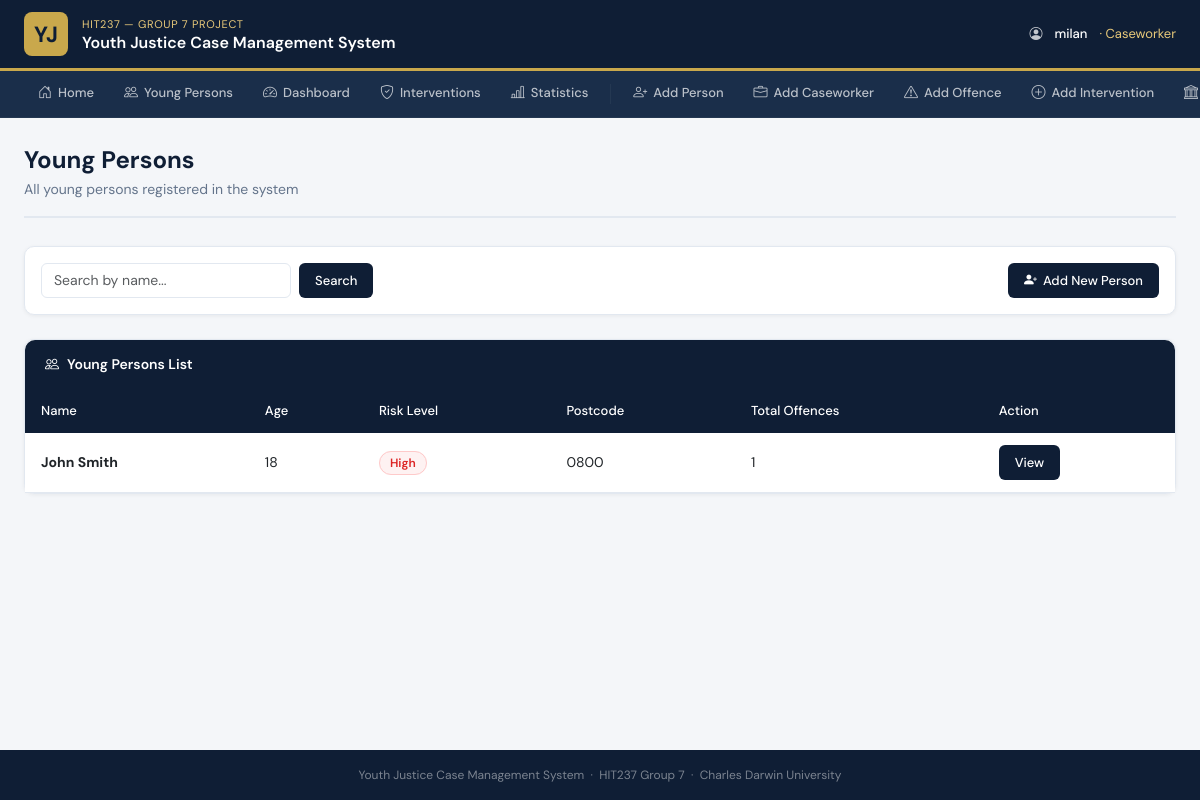
Page /youngperson/ (signed in) on the committed database.
### accounts/models.py (models this page shows, shortened)
class CustomUser(AbstractUser):
    ROLE_CHOICES = [
        ('admin', 'Admin'),
        ('caseworker', 'Caseworker'),
    ]
    role = models.CharField(
        max_length=20,
        choices=ROLE_CHOICES,
        default='caseworker'
    )

### justice/models.py (models this page shows, shortened)
class YoungPerson(models.Model):
    RISK_CHOICES = [
        ('low', 'Low'),
        ('medium', 'Medium'),
        ('high', 'High'),
    ]
    first_name = models.CharField(max_length=100)
    last_name = models.CharField(max_length=100)
    date_of_birth = models.DateField()
    gender = models.CharField(max_length=20)
    postcode = models.CharField(max_length=10)
    risk_level = models.CharField(max_length=10, choices=RISK_CHOICES)
    objects = models.Manager()
    high_risk = HighRiskManager()
    caseworkers = models.ManyToManyField(CaseWorker, blank=True)
    class Meta:
            ordering = ['last_name', 'first_name']
    @property
    def age(self):
        from datetime import date
        today = date.today()
        if isinstance(self.date_of_birth, str):
            from datetime import datetime
            dob = datetime.strptime(self.date_of_birth, '%Y-%m-%d').date()
        else:
            dob = self.date_of_birth
        return today.year - dob.year

### justice/views.py (the view)
# urls.py: path('', views.YoungPersonListView.as_view(), name='home'),
class YoungPersonListView(LoginRequiredMixin, ListView):
    model = YoungPerson
    template_name = 'justice/youngperson_list.html'
    context_object_name = 'youngpeople'
    paginate_by = 10
    ordering = ['last_name', 'first_name']  # add this line
    def get_queryset(self):
        queryset = get_all_young_persons().annotate(
            offence_count=Count('offences')
        ).order_by('last_name', 'first_name')  # add this
        if hasattr(self.request.user, 'caseworker'):
            queryset = queryset.filter(
                caseworkers=self.request.user.caseworker
            )
        search = self.request.GET.get('search')
        if search:
            queryset = queryset.filter(
                first_name__icontains=search
            ) | queryset.filter(
                last_name__icontains=search
            )
        return queryset

### justice/services.py (called while the page is built)
def get_all_young_persons():
    return YoungPerson.objects.select_related().prefetch_related(
        'offences', 'interventions', 'caseworkers'
    )

### justice/templates/justice/youngperson_list.html (shortened to what this page needs)
{% extends 'justice/base.html' %}
{% block content %}
<div class="page-header">
    <h1>Young Persons</h1>
    <p>All young persons registered in the system</p>
</div>
<div class="card mb-4">
    <div class="card-body p-3 d-flex justify-content-between align-items-center flex-wrap gap-2">
        <form method="get" class="d-flex gap-2">
            <input type="text" name="search" placeholder="Search by name..."
                   value="{{ request.GET.search }}" class="form-control" style="width:250px">
            <button type="submit" class="btn-gov">Search</button>
        </form>
        <a href="{% url 'justice:youngperson-create' %}" class="btn-gov">
            <i class="bi bi-person-plus-fill"></i> Add New Person
        </a>
    </div>
</div>
<div class="card">
    <div class="card-header-navy">
        <i class="bi bi-people"></i> Young Persons List
    </div>
    <div class="table-responsive">
        <table class="table mb-0">
            <thead>
                <tr>
                    <th>Name</th>
                    <th>Age</th>
                    <th>Risk Level</th>
                    <th>Postcode</th>
                    <th>Total Offences</th>
                    <th>Action</th>
                </tr>
            </thead>
            <tbody>
                {% for person in youngpeople %}
                <tr>
                    <td><strong>{{ person.first_name }} {{ person.last_name }}</strong></td>
                    <td>{{ person.age }}</td>
                    <td>
                        {% if person.risk_level == 'high' %}
                            <span class="badge-high-risk">High</span>
                        {% elif person.risk_level == 'medium' %}
                            <span style="background:#fff3cd; color:#856404; border:1px solid #ffc107; border-radius:20px; padding:3px 10px; font-size:12px; font-weight:600;">Medium</span>
                        {% else %}
                            <span class="badge-active">Low</span>
                        {% endif %}
                    </td>
                    <td>{{ person.postcode }}</td>
                    <td>{{ person.offence_count }}</td>
                    <td><a href="{% url 'justice:youngperson-detail' person.pk %}" class="btn-gov">View</a></td>
                </tr>
                {% empty %}
                <tr>
                    <td colspan="6" style="text-align:center; color:var(--text-muted); padding:32px">
                        No young persons found.
                    </td>
                </tr>
                {% endfor %}
            </tbody>
        </table>
    </div>
</div>
<br><br><br>
{% endblock %}

### justice/templates/justice/base.html (shortened to what this page needs)
<!DOCTYPE html>
<html lang="en">
<head>
    <link href="https://cdn.jsdelivr.net/npm/bootstrap@5.3.0/dist/css/bootstrap.min.css" rel="stylesheet">
    <link href="https://cdn.jsdelivr.net/npm/bootstrap-icons@1.11.0/font/bootstrap-icons.css" rel="stylesheet">
</head>
<body>
<div class="gov-banner">
    <div class="gov-banner-inner">
        <a href="{% url 'justice:home' %}" class="gov-logo">
            <div class="gov-logo-badge">YJ</div>
            <div class="gov-logo-text">
                <div class="dept">HIT237 — Group 7 Project</div>
                <div class="system">Youth Justice Case Management System</div>
            </div>
        </a>
        <div class="gov-user-info">
            {% if user.is_authenticated %}
                <i class="bi bi-person-circle"></i>
                <span class="username">{{ user.username }}</span>
                {% if user.role %}<span style="color:var(--gold-light)">· {{ user.get_role_display }}</span>{% endif %}
            {% endif %}
        </div>
    </div>
</div>
<nav class="gov-nav">
    <div class="nav-inner">
        <a href="{% url 'justice:home' %}"><i class="bi bi-house-door"></i> Home</a>
        <a href="{% url 'justice:youngperson-list' %}"><i class="bi bi-people"></i> Young Persons</a>
        <a href="{% url 'justice:dashboard' %}"><i class="bi bi-speedometer2"></i> Dashboard</a>
        <a href="{% url 'justice:intervention-list' %}"><i class="bi bi-shield-check"></i> Interventions</a>
        <a href="{% url 'justice:stats' %}"><i class="bi bi-bar-chart-line"></i> Statistics</a>
        <a href="{% url 'justice:youngperson-create' %}"><i class="bi bi-person-plus"></i> Add Person</a>
        <a href="{% url 'justice:caseworker-create' %}"><i class="bi bi-briefcase"></i> Add Caseworker</a>
        <a href="{% url 'justice:offence-create' %}"><i class="bi bi-exclamation-triangle"></i>
Add Offence</a>
        <a href="{% url 'justice:intervention-create' %}"><i class="bi bi-plus-circle"></i> Add Intervention</a>
        <a href="{% url 'justice:courthearing-create' %}"><i class="bi bi-bank"></i> Add Hearing</a>
    </div>
</nav>
<div class="page-wrapper">
    {% block content %}{% endblock %}
</div>
<div class="gov-footer">
    Youth Justice Case Management System &nbsp;·&nbsp; HIT237 Group 7 &nbsp;·&nbsp; Charles Darwin University
</div>
</body>
</html>

### justice/templates/justice/base.html (style rules this page uses)
:root { --navy: #0f1e35; --navy-mid: #1a2e4a; --navy-light:#243852; --gold: #c9a84c; --gold-light:#e8c97a; --surface: #f4f6f9; --white: #ffffff; --text: #1e293b; --text-muted:#64748b; --border: #e2e8f0; }
* { box-sizing: border-box; }
body { font-family: 'DM Sans', sans-serif; background: var(--surface); color: var(--text); margin: 0; min-height: 100vh; }
.gov-banner { background: var(--navy); border-bottom: 3px solid var(--gold); }
.gov-banner-inner { display: flex; align-items: center; justify-content: space-between; padding: 12px 24px; }
.gov-logo { display: flex; align-items: center; gap: 14px; text-decoration: none; }
.gov-logo-badge { width: 44px; height: 44px; background: var(--gold); border-radius: 8px; display: flex; align-items: center; justify-content: center; font-size: 22px; color: var(--navy); font-weight: 700; flex-shrink: 0; }
.gov-logo-text { color: var(--white); }
.gov-logo-text .dept { font-size: 11px; font-weight: 400; color: var(--gold-light); letter-spacing: 0.06em; text-transform: uppercase; }
.gov-logo-text .system { font-size: 16px; font-weight: 600; line-height: 1.2; }
.gov-user-info { display: flex; align-items: center; gap: 12px; color: rgba(255,255,255,0.75); font-size: 13px; }
.gov-user-info .username { color: var(--white); font-weight: 500; }
.gov-nav { background: var(--navy-mid); border-bottom: 1px solid var(--navy-light); }
.gov-nav .nav-inner { display: flex; align-items: center; padding: 0 24px; overflow-x: auto; gap: 2px; }
.gov-nav a { color: rgba(255,255,255,0.70); text-decoration: none; font-size: 13px; font-weight: 500; padding: 11px 14px; border-bottom: 3px solid transparent; white-space: nowrap; display: flex; align-items: center; gap: 6px; transition: color 0.15s, border-color 0.15s; }
.gov-nav a i { font-size: 14px; }
.page-wrapper { padding: 28px 24px; max-width: 1280px; margin: 0 auto; }
.page-header { margin-bottom: 28px; padding-bottom: 16px; border-bottom: 2px solid var(--border); }
.page-header h1 { font-size: 24px; font-weight: 700; color: var(--navy); margin: 0 0 4px 0; }
.page-header p { color: var(--text-muted); margin: 0; font-size: 14px; }
.card { border: 1px solid var(--border); border-radius: 10px; box-shadow: 0 1px 4px rgba(0,0,0,0.06); background: var(--white); }
.card-header-navy { background: var(--navy); color: var(--white); border-radius: 10px 10px 0 0 !important; padding: 14px 20px; font-weight: 600; font-size: 14px; display: flex; align-items: center; gap: 8px; }
.table thead th { background: var(--navy); color: var(--white); font-weight: 500; font-size: 13px; border: none; padding: 12px 16px; }
.table tbody td { padding: 12px 16px; font-size: 14px; vertical-align: middle; border-color: var(--border); }
.btn-gov { background: var(--navy); color: var(--white); border: none; border-radius: 6px; padding: 8px 16px; font-size: 13px; font-weight: 500; font-family: 'DM Sans', sans-serif; text-decoration: none; display: inline-flex; align-items: center; gap: 6px; cursor: pointer; transition: background 0.15s; }
.badge-high-risk { background: #fef2f2; color: #dc2626; border: 1px solid #fecaca; border-radius: 20px; padding: 3px 10px; font-size: 12px; font-weight: 600; }
.form-control, .form-select { border: 1.5px solid var(--border); border-radius: 6px; font-size: 14px; font-family: 'DM Sans', sans-serif; transition: border-color 0.15s; }
.gov-footer { background: var(--navy); color: rgba(255,255,255,0.45); text-align: center; font-size: 12px; padding: 16px; margin-top: 48px; position: fixed; bottom: 0; width: 100%; }

### rows in the picture
CustomUser: username "milan", role "Caseworker"
YoungPerson: first_name "John", last_name "Smith", age "18", risk_level "High", postcode "0800", offence_count "1"
